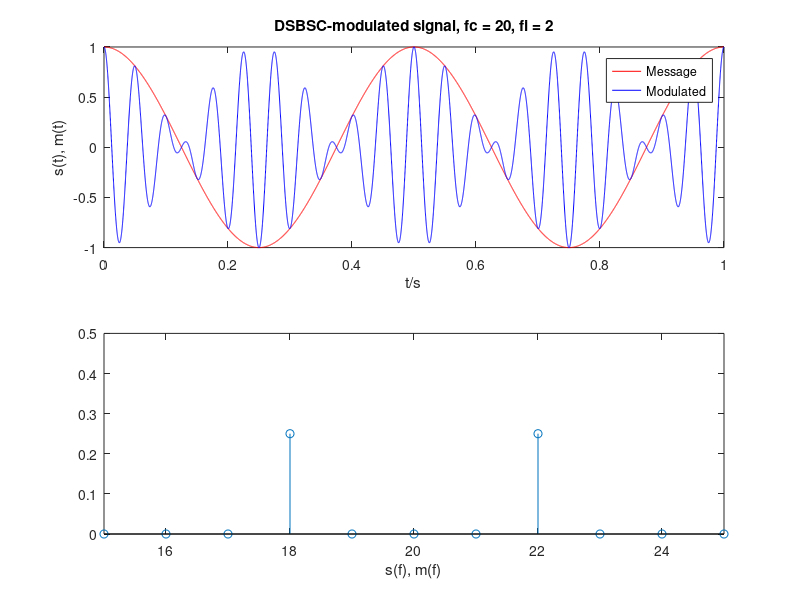

This figure's MATLAB source:
t_final = 1;
t_step = 0.0001;
t = 0:t_step:t_final-t_step;
f = 0:1/t_step/length(t):1/t_step-1;

fi = 2;
s = cos(2 * pi * fi * t);
fc = 20;
c = cos(2 * pi * fc * t);
m = c .* s;

figure(1);
subplot(211);
plot(t, s, 'r', t, m, 'b');
legend('Message', 'Modulated');
title(['DSBSC-modulated signal, fc = ' int2str(fc) ', fi = ' int2str(fi)]);
xlabel('t/s');
ylabel('s(t), m(t)');

subplot(212);
M = abs(fft(m)) / length(m);
M = M(1:length(f));
stem(f, M);
axis([15 25 0 0.5]);
xlabel('f/Hz');
xlabel('s(f), m(f)');
